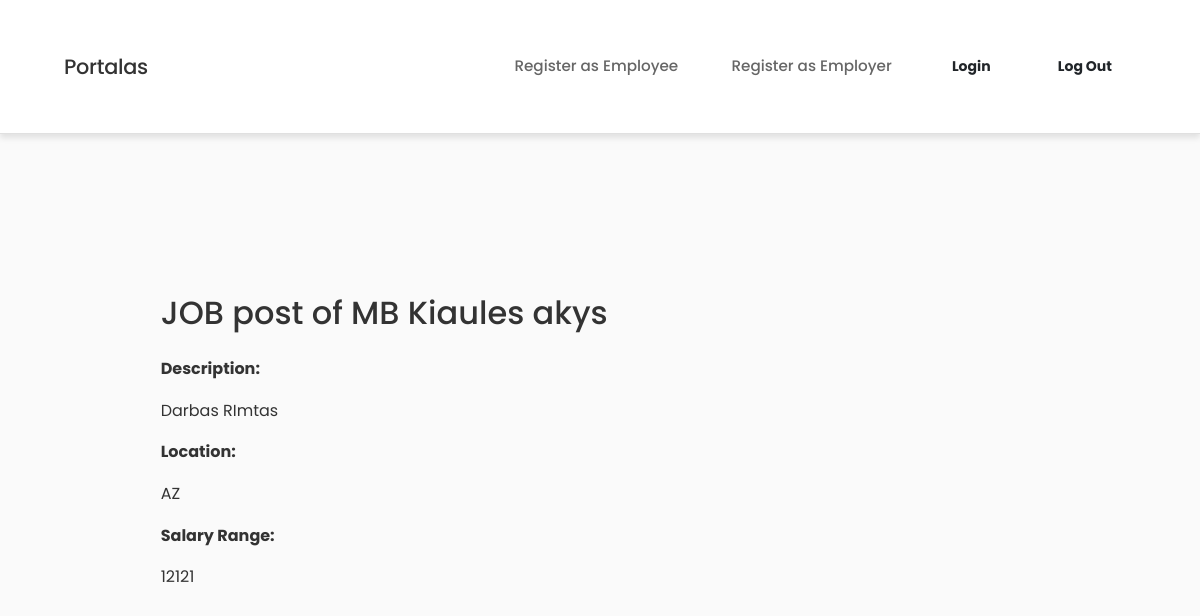
The page /employer/employer/job-posts/2/ (signed in) on the database its author committed.
### employer/models.py (models this page shows, shortened)
class JobPost(models.Model):
    employer = models.ForeignKey(Employer, on_delete=models.CASCADE)
    title = models.CharField(max_length=255)
    description = models.TextField()
    location = CountryField()
    salary_range = models.CharField(max_length=100)
    created_at = models.DateTimeField(auto_now_add=True)
    class Meta:
        ordering = ['-created_at']

class Employer(models.Model):
    user = models.OneToOneField(settings.AUTH_USER_MODEL, on_delete=models.CASCADE)
    company_name = models.CharField(max_length=255, unique=True,verbose_name="Įmonės pavadinimas")
    company_registration_number = models.CharField(max_length=100, unique=True, blank=True, null=True,verbose_name="Įmonės registracijos Nr.")
    contact_name = models.CharField(max_length=255, verbose_name="Kontaktinis asmuo")
    created_at = models.DateTimeField(auto_now_add=True, verbose_name="Sukurta")
    updated_at = models.DateTimeField(auto_now=True, verbose_name="Atnaujinta")
    is_active = models.BooleanField(default=False, verbose_name="Aktyvus")
    logo = models.ImageField(blank=True, null=True, upload_to='employer_logos/')
    has_agreement = models.BooleanField(default=False, verbose_name="Sutartis")
    company_address = models.TextField(blank=True, null=True)
    is_email_verified = models.BooleanField(default=False)
    receive_special_offers = models.BooleanField(default=False)
    def __str__(self):
        return self.company_name
    class Meta:
        verbose_name = "Employer"
        verbose_name_plural = "Employers"
        ordering = ['-created_at']

### employer/views.py (the view)
# urls.py: path('employer/job-posts/<int:pk>/', jobpost_detail, name='jobpost_detail'),
@login_required
def jobpost_detail(request, pk):
    print (pk)
    print ('bum')
    job_post = get_object_or_404(JobPost, pk=pk)
    return render(request, 'employer/jobpost_detail.html', {'job_post': job_post})

### employee/context_processors.py (called while the page is built)
def base_template(request):
    if request.user.is_authenticated:
        if hasattr(request.user, 'employee'):
            return {'base_template': 'base_employee.html'}
        elif hasattr(request.user, 'employer'):
            return {'base_template': 'base_employer.html'}
        elif hasattr(request.user, 'eor'):
            return {'base_template': 'base_eor.html'}
    return {'base_template': 'base.html'}

### employer/templates/employer/jobpost_detail.html
{% extends base_template %}
{% block content %}
<div class="container mt-5">
    <h1>JOB post of {{ job_post.employer }}</h1>
    <p><strong>Description:</strong></p>
    <p>{{ job_post.description }}</p>
    <p><strong>Location:</strong></p>
    <p>{{ job_post.location }}</p>
    <p><strong>Salary Range:</strong></p>
    <p>{{ job_post.salary_range }}</p>
</div>
{% endblock %}

### static/css/styles.css (style rules this page uses)
body { font-family: 'Poppins', sans-serif; margin: 0; padding: 0; background-color: #fafafa; color: #333; line-height: 1.6; }
body { font-family: 'Poppins', sans-serif; background-color: #fafafa; color: #333; line-height: 1.6; }
.container { max-width: 1200px; margin: 0 auto; padding: 2rem; }
h1 { font-size: 2rem; font-weight: 500; color: #333; margin-bottom: 1.5rem; }

### rows shown on the page
JobPost: employer "MB Kiaules akys", description "Darbas RImtas", location "AZ", salary_range "12121"
